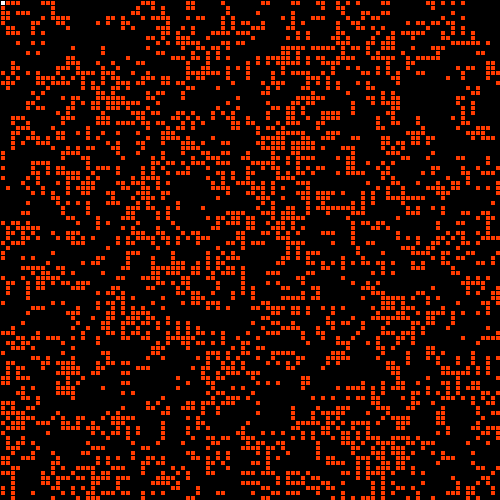
Frame 1 (no input)
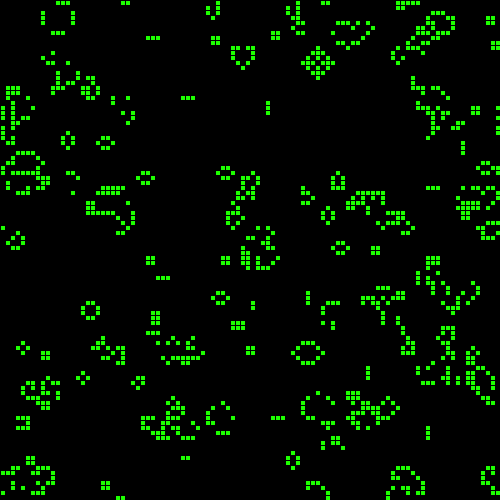
Frame 60 (the mouse pressed at the canvas centre just before this capture)
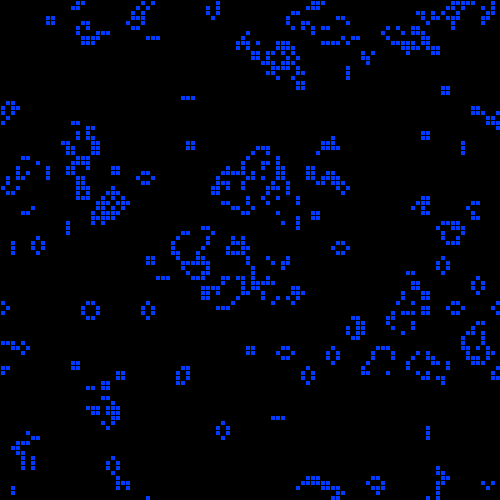
Frame 120 (the mouse held since frame 60 and released just before this capture)

The Processing sketch that drew these frames (run headless with seeded random() and noise(); from frame 60 on, the mouse is pressed at the canvas centre):

// Processing sketch: LifeGame3_coler_01
// ── LifeGame3_coler_01.pde

boolean[][] now, next;
int a=100;
int[] x, y;
int c=0;
void setup() {
  x=new int[width];
  y=new int[height];
  size(500, 500);
  now = new boolean[width][height];
  next = new boolean[width][height];
  for (int i = 0; i < width; i+=width/a) {
    for (int j = 0; j < height; j+=height/a) {
      if (random(0, 1) < 0.5) {
        now[i][j] = true;
      }
    }
  }
}

void update() {
  for (int i = 0; i < width; i+=width/a) {
    for (int j = 0; j < height; j+=height/a) {
      boolean Up = now[i][(j - (height/a) + height) % height];
      boolean Under=now[i][(j+(height/a))%height];
      boolean Right=now[(i+(width/a))%width][j];
      boolean Left=now[(i-(width/a)+width)%width][j];
      boolean UpperRight = now[(i + (width/a)) % width][(j-(height/a)+ height) % height];
      boolean UpperLeft=now[(i-(width/a)+width)%width][(j - (height/a) + height) % height];
      boolean UnderRight=now[(i+(width/a))%width][(j+(height/a))%height];
      boolean UnderLeft=now[(i-(width/a)+width)%width][(j+(height/a))%height];
      int count = 0;

      if (Up)count++;
      if (Under)count++;
      if (Right)count++;
      if (Left)count++;
      if (UpperRight)count++;
      if (UpperLeft)count++;
      if (UnderRight)count++;
      if (UnderLeft)count++;

      if (now[i][j]) {
        next[i][j]=count==2||count==3;
      } else {
        next[i][j]=count==3;///dead-Alive
      }
    }
  }
}

void draw() {
  frameRate(15);
  colorMode(HSB);
  update();
  
  c+=10;
  if(c>=255){
  c=0;
  }
  for (int i = 0; i < width; i+=width/a) {

    for (int j = 0; j < height; j+=height/a) {

      
      rect(i, j, (width/a), (height/a));
      now[i][j]=next[i][j];
      if (now[i][j]) {
        fill(c, 255, 255);
      } else {
        fill(255,255,0);
      }
      //rect(i, j, (width/a), (height/a));
    }
  }
}
